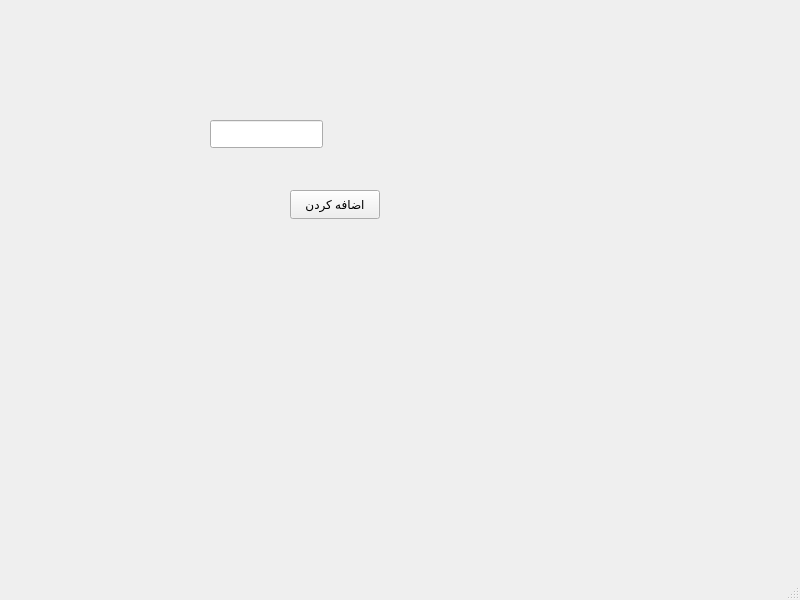
<?xml version="1.0" encoding="UTF-8"?>
<ui version="4.0">
 <class>MainWindow</class>
 <widget class="QMainWindow" name="MainWindow">
  <property name="geometry">
   <rect>
    <x>0</x>
    <y>0</y>
    <width>800</width>
    <height>600</height>
   </rect>
  </property>
  <property name="windowTitle">
   <string>MainWindow</string>
  </property>
  <widget class="QWidget" name="centralwidget">
   <widget class="QLineEdit" name="lineEdit">
    <property name="geometry">
     <rect>
      <x>210</x>
      <y>120</y>
      <width>113</width>
      <height>28</height>
     </rect>
    </property>
   </widget>
   <widget class="QPushButton" name="pushButton">
    <property name="geometry">
     <rect>
      <x>290</x>
      <y>190</y>
      <width>90</width>
      <height>29</height>
     </rect>
    </property>
    <property name="text">
     <string>اضافه کردن</string>
    </property>
   </widget>
  </widget>
  <widget class="QMenuBar" name="menubar">
   <property name="geometry">
    <rect>
     <x>0</x>
     <y>0</y>
     <width>800</width>
     <height>21</height>
    </rect>
   </property>
  </widget>
  <widget class="QStatusBar" name="statusbar"/>
 </widget>
 <resources/>
 <connections/>
</ui>
